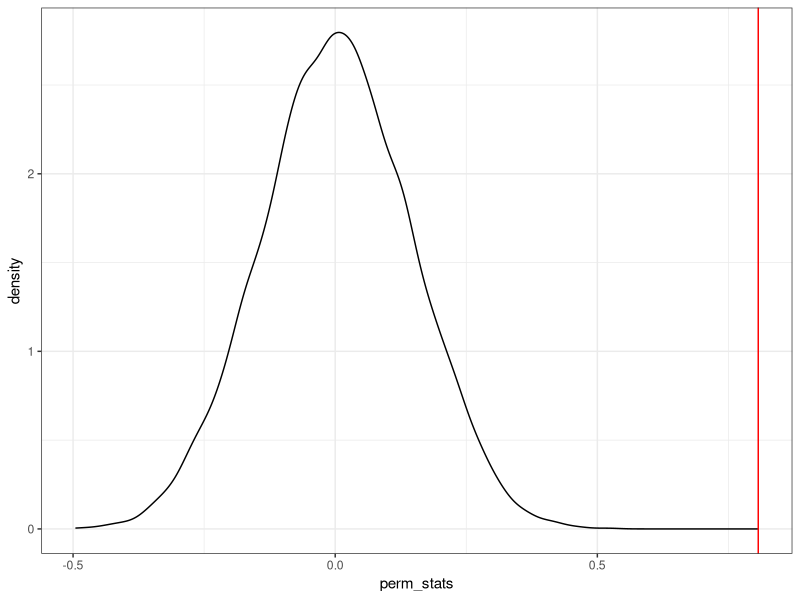

Reproduce this figure in R.
## Part 1 ----
(observed_cor <- cor(cars$speed, cars$dist))

## Part 2 ----
n_reps <- 10000
perm_cars <- cars
perm_stats <- replicate(n_reps, {
  perm_cars$speed <- sample(perm_cars$speed)
  cor(perm_cars$speed, perm_cars$dist)
})

## Part 3 ----
library(ggplot2)
ggplot(mapping = aes(x = perm_stats)) +
  geom_density() +
  geom_vline(xintercept = observed_cor, col = "red") +
  theme_bw()

## Part 4 ----
(p_val <- mean(perm_stats >= observed_cor))

## Part 5 ----
p_val + c(lower = -1, p_value = 0, upper = 1) * qnorm(0.975) * sqrt(p_val * (1 - p_val) / length(perm_stats))

## Part 6 ---
# We can reject the null hypothesis and conclude there is a significant positive
# correlation between speed and stopping distance.